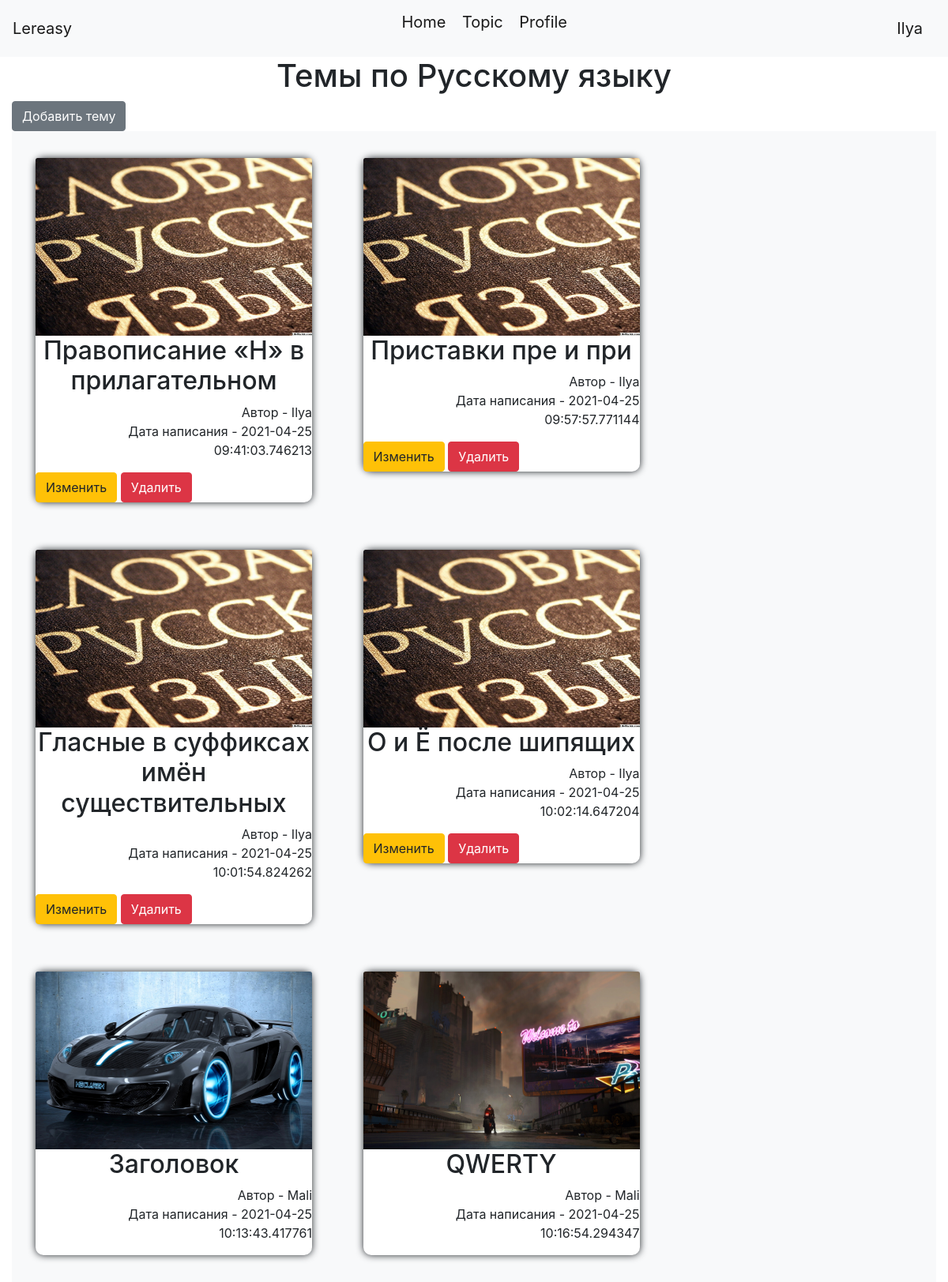
The page /topics (signed in) on the database its author committed.
### data/users.py (models this page shows, shortened)
class User(SqlAlchemyBase, UserMixin):
    __tablename__ = 'users'
    id = sqlalchemy.Column(sqlalchemy.Integer,
                           primary_key=True, autoincrement=True)
    name = sqlalchemy.Column(sqlalchemy.String, nullable=True)
    about = sqlalchemy.Column(sqlalchemy.String, nullable=True)
    email = sqlalchemy.Column(sqlalchemy.String,
                              index=True, unique=True, nullable=True)
    hashed_password = sqlalchemy.Column(sqlalchemy.String, nullable=True)
    created_date = sqlalchemy.Column(sqlalchemy.DateTime,
                                     default=datetime.datetime.now)
    topics = orm.relation("Topics", back_populates='user')

### data/topics.py (models this page shows)
class Topics(SqlAlchemyBase):
    __tablename__ = 'topics'
    id = sqlalchemy.Column(sqlalchemy.Integer,
                           primary_key=True, autoincrement=True)
    title = sqlalchemy.Column(sqlalchemy.String, nullable=True)
    content = sqlalchemy.Column(sqlalchemy.String, nullable=True)
    img = sqlalchemy.Column(sqlalchemy.String, nullable=True, default="static/img/1.jpg")
    created_date = sqlalchemy.Column(sqlalchemy.DateTime,
                                     default=datetime.datetime.now)
    is_private = sqlalchemy.Column(sqlalchemy.Boolean, default=True)
    user_id = sqlalchemy.Column(sqlalchemy.Integer,
                                sqlalchemy.ForeignKey("users.id"))
    user = orm.relation('User')

### main.py (the view)
@app.route("/topics")
def index():
    db_sess = db_session.create_session()
    if current_user.is_authenticated:
        topics = db_sess.query(Topics).filter(
            (Topics.user == current_user) | (Topics.is_private is not True))
    else:
        topics = db_sess.query(Topics).filter(Topics.is_private is not True)
    return render_template("topics.html", title='Темы', topics=topics)

### data/db_session.py (called while the page is built)
def create_session() -> Session:
    global __factory
    return __factory()

### main.py (called while the page is built)
@login_manager.user_loader
def load_user(user_id):
    db_sess = db_session.create_session()
    return db_sess.query(User).get(user_id)

### templates/topics.html
{% extends "base.html" %}
{% block topics %}
<h1 align="center">Темы по Русскому языку</h1>
{% if current_user.is_authenticated %}
<a href="topic" class="btn btn-secondary">Добавить тему</a>
{% endif %}
<div class="album py-1 bg-light">
    {% for item in topics%}
    <div class="block">
        <a href="certain/{{ item.id}}"><img class="bd-placeholder-img card-img-top"
                                            width="100%" height="225" src="{{item.img}}"></a>
        <h2 align="center">{{item.title}}</h2>
        <p align="right">Автор - {{item.user.name}}<br>Дата написания - {{item.created_date}}</p>
        {% if current_user.is_authenticated and current_user == item.user %}
        <div>
            <a href="/topic/{{ item.id }}" class="btn btn-warning">Изменить</a>
            <a href="/topic_delete/{{ item.id }}" class="btn btn-danger">Удалить</a>
        </div>
        {% endif %}
    </div>
    {% endfor %}
</div>
{% endblock %}

### templates/base.html (shortened to what this page needs)
<!doctype html>
<html lang="en">
<head>
    <link rel="stylesheet"
          href="https://stackpath.bootstrapcdn.com/bootstrap/4.4.1/css/bootstrap.min.css"
>
    <link rel="stylesheet" type="text/css"
          href="{{ url_for('static', filename='css/style.css') }}"/>
</head>
<body>
<header>
    <nav class="navbar navbar-light bg-light">
        <a class="navbar-brand" href="/">Lereasy</a>
        <p>
            <a href="/" class="navbar-brand">Home</a>
            <a href="/topics" class="navbar-brand">Topic</a>
            {% if current_user.is_authenticated %}
            <a href="/profile" class="navbar-brand">Profile</a>
            {% endif %}
        </p>
        {% if current_user.is_authenticated %}
        <a class="navbar-brand" href="/logout">{{ current_user.name }}</a>
        {% else %}
        <p>
            <a class="btn btn-primary " href="/register">Зарегистрироваться</a>
            <a class="btn btn-success" href="/login">Войти</a>
        </p>
        {% endif %}
    </nav>
</header>
<main role="main" class="container">
    {% block topics %}{% endblock %}
</main>
</body>
</html>

### static/css/style.css (style rules this page uses)
.block { margin: 30px; width: 350px; background-color: white; text-anchor: middle; box-shadow: 0 0 10px; border-radius: 10px; display: inline-table; }
.container { max-width: 1270px; }

### rows shown on the page
User: name "Ilya"
Topics: img (picture), title "Правописание «Н» в прилагательном", user.name "Ilya", created_date "2021-04-25 09:41:03.746213"
Topics: img (picture), title "Приставки пре и при", user.name "Ilya", created_date "2021-04-25 09:57:57.771144"
Topics: img (picture), title "Гласные в суффиксах имён существительных", user.name "Ilya", created_date "2021-04-25 10:01:54.824262"
Topics: img (picture), title "О и Ё после шипящих", user.name "Ilya", created_date "2021-04-25 10:02:14.647204"
Topics: shows a picture, title "Заголовок", user.name "Mali", created_date "2021-04-25 10:13:43.417761"
Topics: shows a picture, title "QWERTY", user.name "Mali", created_date "2021-04-25 10:16:54.294347"
